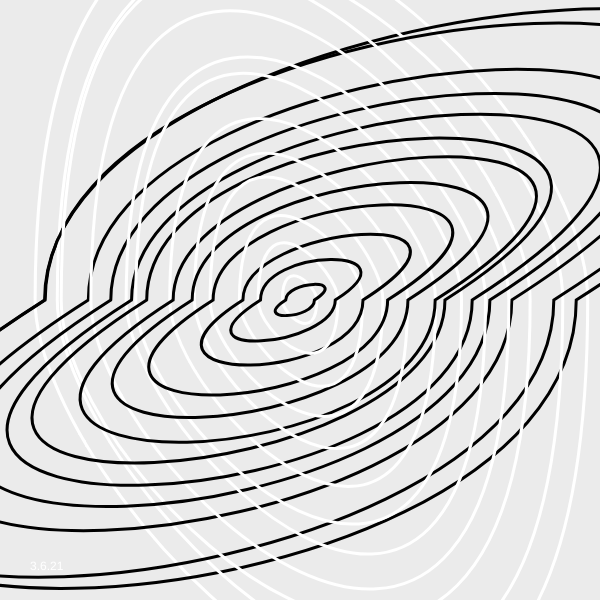
Frame 1 (no input)
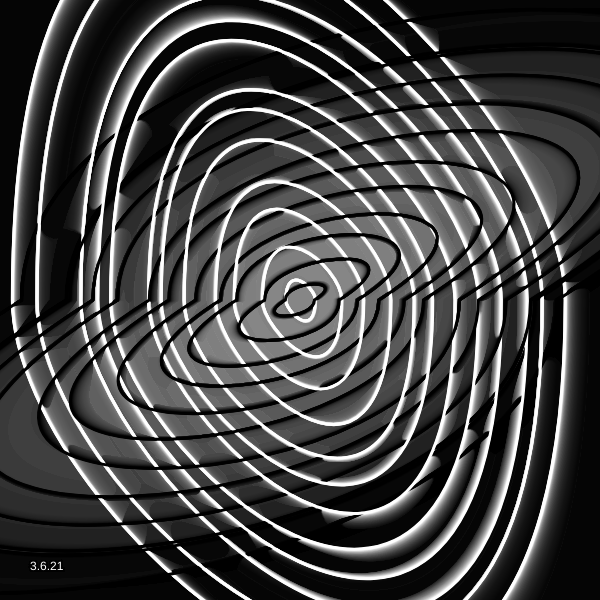
Frame 60 (no input)
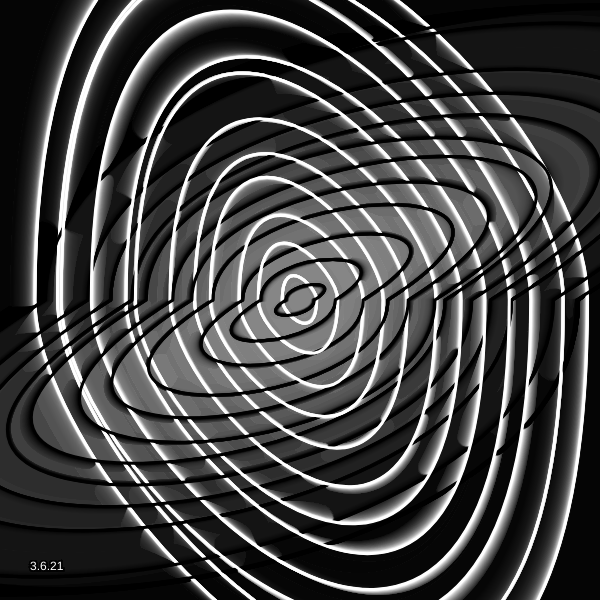
Frame 120 (the mouse pressed at the canvas centre since frame 60)

The p5.js sketch that drew these frames (run headless with seeded random() and noise() and a simulated clock; from frame 60 on, the mouse is pressed at the canvas centre):

// p5.js sketch
// ── sketch.js
var blobs, nBlobs = 12, theta = 0, autoPlay = true;

function Blob(radius, nSegments, magnitude, color) {
  this.radius = radius;
  this.magnitude = magnitude;
  this.color = color;
  this.center = {
    x: width / 2,
    y: height / 2
  };
  
  this.segments = new Array(nSegments);
  for (var i = nSegments; i--; ) {
    this.segments[i] = random(PI * 2);
  }
  
  this.innerSegments = new Array(nSegments);
  for (var i = nSegments; i--; ) {
    this.innerSegments[i] = random(PI * 2);
  }
}

Blob.prototype.render = function(offset) {
  stroke(255)
  strokeWeight(3)

  noFill();

  var n = this.segments.length;
  beginShape();
  for (var i = n; i--; ) {
    var r = this.radius + sin(offset + this.segments[i]) * this.magnitude,
        pr = this.radius + sin(offset + this.segments[(i+1)%n]) * this.magnitude,
        c = (4/5) * tan(PI/(2*n)) * r,
        pc = (8/3) * tan(PI/(2*n)) * pr,
        t = PI * 2 / n * i,
        pt = PI * 2 / n * (i + 1),
        x = cos(t) * r,
        y = -sin(t) * r,
        px = cos(pt) * pr,
        py = -sin(pt) * pr,
        cx1 = px + cos(pt - PI/2) * pc,
        cy1 = py - sin(pt - PI/2) * pc,
        cx2 = x + cos(t + PI/2) * c,
        cy2 = y - sin(t + PI/2) * c;

    if (i === n - 1) vertex(px, py);
    bezierVertex(cx1, cy1, cx2, cy2, x, y);
  }
  endShape();
  
  fill(200, 1);
  stroke(0)
  strokeWeight(3)
  beginShape();
  var innerRadius = this.radius - this.magnitude * 0.8;
  for (var i = 0; i < n; i++) {
    var pi = i == 0 ? n - 1 : i - 1,
      r = innerRadius + sin(offset + this.innerSegments[i]) * this.magnitude,
        pr = innerRadius + sin(offset + this.innerSegments[pi]) * this.magnitude,
        c = (4/3) * tan(PI/(2*n)) * r,
        pc = (8/3) * tan(PI/(2*n)) * pr,
      t = PI * 2 / n * i,
        pt = PI * 2 / n * (pi),
        x = cos(t) * r,
        y = -sin(t) * r,
        px = cos(pt) * pr,
        py = -sin(pt) * pr,
        cx1 = px + cos(pt + PI/8) * pc,
        cy1 = py - sin(pt + PI/5) * pc,
        cx2 = x + cos(t - PI/2) * c,
        cy2 = y - sin(t - PI/2) * c;

    if (i === 0) vertex(px, py);
    bezierVertex(cx1, cy1, cx2, cy2, x, y);
  }
  endShape();
}

function setup() {

  w = 600;
    var canvas;
    if(windowWidth>=600 && windowHeight >=600){
      canvas = createCanvas(600, 600);
    }
    else{
      canvas = createCanvas(windowWidth, windowHeight - 100);
    }

    var x = (windowWidth - width) / 2;
    var y = (windowHeight - height) / 2;

  canvas.position(x, y);
  blobs = new Array(nBlobs);

  var maxR = max(width, height) / 2;
  for (var i = blobs.length; i--; ) {
    var r = map(i, 0, blobs.length, 16, maxR),
        m = map(i, 0, blobs.length, 2, maxR / (2*nBlobs));
    blobs[i] = new Blob(r, 2, m, color[i%(10)]);
  }
}

function draw() {
  background(0, 20);
  fill(255)
  text("3.6.21", 30, height-30)
  translate(width / 2, height / 2);
  
  if (autoPlay) {
    theta += PI * 2 / 120;
  }
  
  for (var i = blobs.length; i--; ) {
    blobs[i].render(theta);
  }
}
